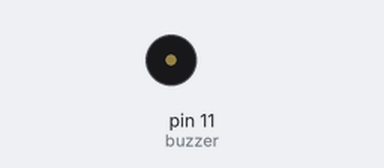
Recording of a sketch running on a simulated Arduino Uno, built with avr-gcc and run on an emulated ATmega328P. Parts: buzzer (waves = sounding).

Above: at 2.8 s.
At 7.51 s:
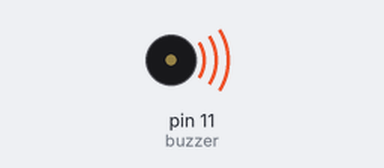
Timing chart, 0 to 7.8 s (numbered marks = the images above):
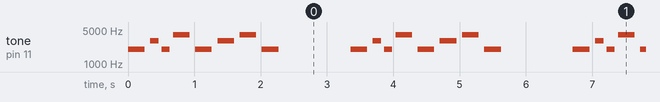

The sketch:

buzzer-tones.ino
```cpp
/*
  Code by:
  M.Hashir and Wardah Arshad

  This is a code that generates different tunes using buzzer at pin 11

  Hardware:
  -Arduino
  -buzzer

  Connections:
  -Connect longer leg of buzzer to pin 11 of Arduino
  -Connect shorter leg of buzzer to GND of Arduino
*/

int buzzer = 11;                                               //Buzzer is connected to pin 11

int melody[] = {
  2000, 3000, 2000, 4000, 2000, 3000, 4000, 2000                //These are frequencies of sound in Hertz which will be played
};

int noteDurations[] = {                                         // note durations: 4 = quarter note, 8 = eighth note, etc.:
  4, 8, 8, 4, 4, 4, 4, 4                                        //This is duration corresponding to each frequency for which buzzer sounds. Note: 8 is shorter than 1
};

void setup() {
  Serial.begin(9600);
}

void loop() {
  for (int thisNote = 0; thisNote < 8; thisNote++) {           //Do not edit

    int noteDuration = 1000 / noteDurations[thisNote];
    tone(buzzer, melody[thisNote], noteDuration);               //Plays one note for a small duration

    int pauseBetweenNotes = noteDuration * 1.30;                // Do not edit
    delay(pauseBetweenNotes);                                   // Do not edit
    noTone(buzzer);                                             // stop the tone playing:
    delay(10);                                                  //Wait
  }
delay(1000);    //Wait for 1s before tune is played again
}
```

Measured:
- by itself, tone on pin 11 (buzzer): repeats every 3.4 s: silent 0.09 s, 3000 Hz 0.13 s, silent 0.05 s, 2000 Hz 0.13 s, silent 0.05 s, 4000 Hz 0.25 s, silent 0.09 s, 2000 Hz 0.25 s, silent 0.09 s, 3000 Hz 0.25 s, silent 0.09 s, 4000 Hz 0.25 s, silent 0.09 s, 2000 Hz 0.25 s, silent 1.1 s, 2000 Hz 0.25 s
